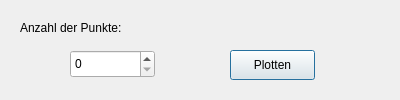
<?xml version="1.0" encoding="UTF-8"?>
<ui version="4.0">
 <class>Dialog</class>
 <widget class="QDialog" name="Dialog">
  <property name="geometry">
   <rect>
    <x>0</x>
    <y>0</y>
    <width>400</width>
    <height>100</height>
   </rect>
  </property>
  <property name="windowTitle">
   <string>Dialog</string>
  </property>
  <widget class="QPushButton" name="btn_plot_dialog">
   <property name="geometry">
    <rect>
     <x>230</x>
     <y>50</y>
     <width>85</width>
     <height>30</height>
    </rect>
   </property>
   <property name="text">
    <string>Plotten</string>
   </property>
  </widget>
  <widget class="QSpinBox" name="spinBox">
   <property name="geometry">
    <rect>
     <x>70</x>
     <y>50</y>
     <width>85</width>
     <height>28</height>
    </rect>
   </property>
  </widget>
  <widget class="QLabel" name="label">
   <property name="geometry">
    <rect>
     <x>20</x>
     <y>20</y>
     <width>121</width>
     <height>16</height>
    </rect>
   </property>
   <property name="text">
    <string>Anzahl der Punkte:</string>
   </property>
  </widget>
 </widget>
 <resources/>
 <connections/>
</ui>
